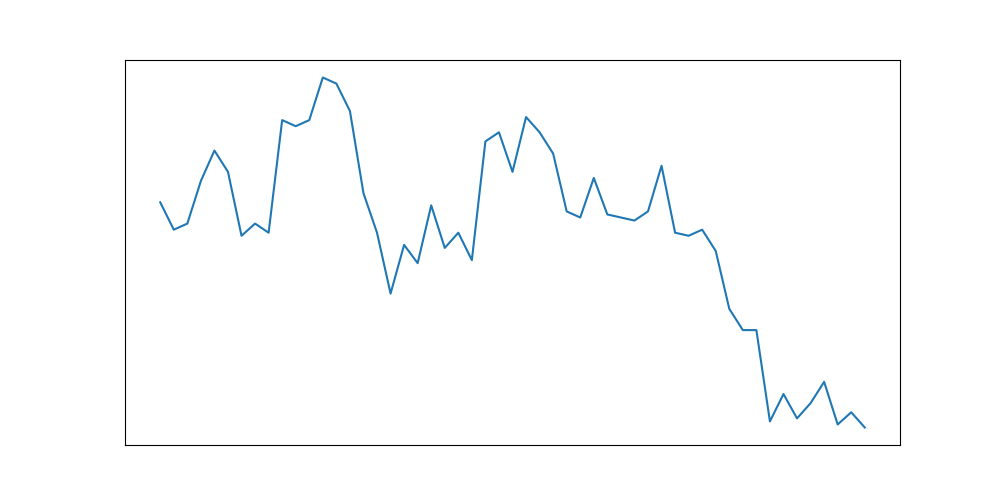
#> input picture InvokeAI-main/training_data/raw/00012011.png, 1000 x 500 px; its folder holds 4 pictures in this run
$ python resize_512.py
#> lines starting #> are read from the running program, lines starting #| are printed output that depends on the picture
from PIL import Image
import glob
import os

size = (512, 512)

# get all the files in a folder, make sure all are image files
files = glob.glob('./training_data/raw/*')

for fil in files:
    # implement file type checking here if required

    # get the basename, e.g. "dragon.jpg" -> ("dragon", ".jpg")
    basename = os.path.splitext(os.path.basename(fil))[0]

    with Image.open(fil) as img:
        # resize the image to 512 x 512
#> img is the input picture: PIL image 1000x500 RGBA; mean R, G, B, A 251.9, 252.6, 253.1, 255
        img = img.resize(size)
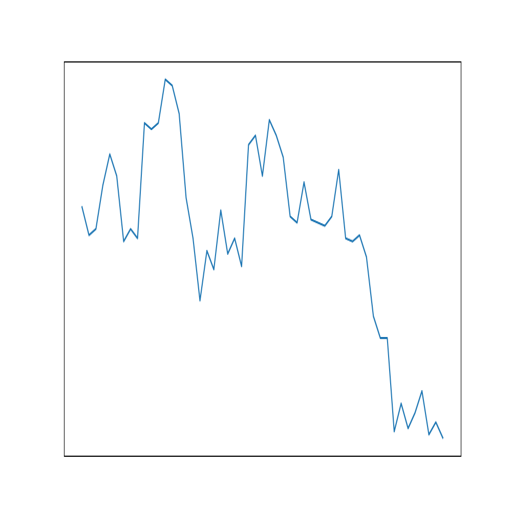
#> img: PIL image 512x512 RGBA; mean R, G, B, A 251.7, 252.5, 253, 255

        # rotate the image if required
        # img = img.rotate(90)

        # save the resized image, modify the resample method if required, modify the output directory as well
        img.save(f"./training_data/key/{basename}.png", format="PNG", resample=Image.Resampling.NEAREST)
#> pass 2 of the loop `for fil in files:`:
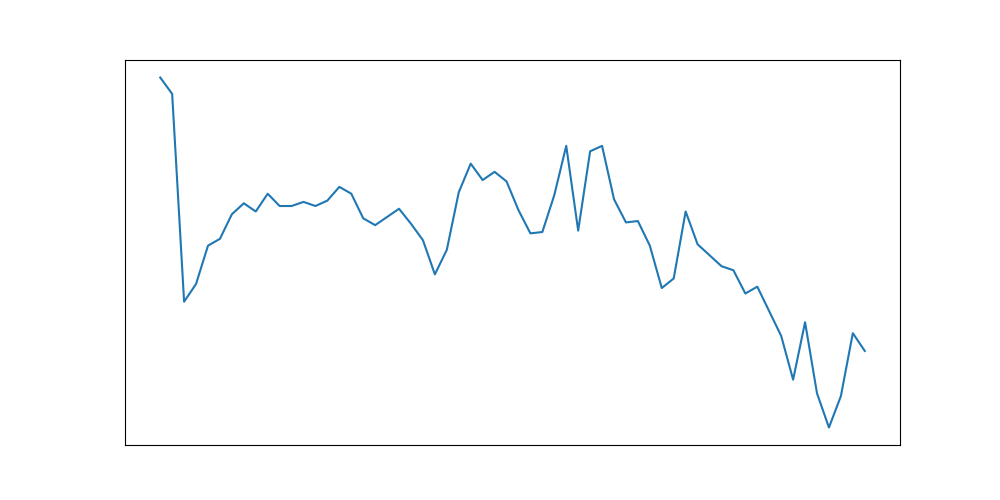
#> input picture InvokeAI-main/training_data/raw/0009906.png, 1000 x 500 px
#> img is the input picture: PIL image 1000x500 RGBA; mean R, G, B, A 251.9, 252.6, 253.1, 255
#> `img = img.resize(size)`:
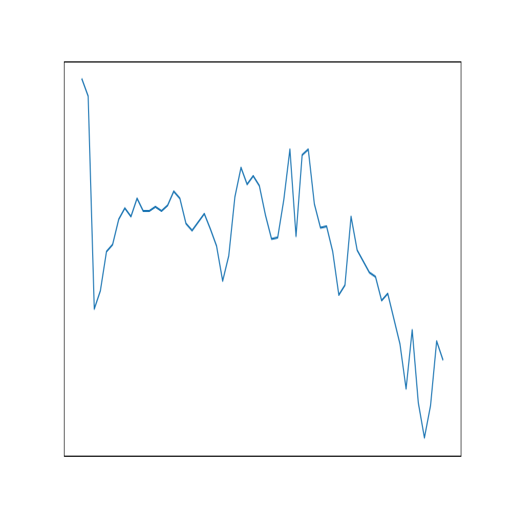
#> img: PIL image 512x512 RGBA; mean R, G, B, A 251.8, 252.5, 253, 255
#> pass 3 of the loop `for fil in files:`:
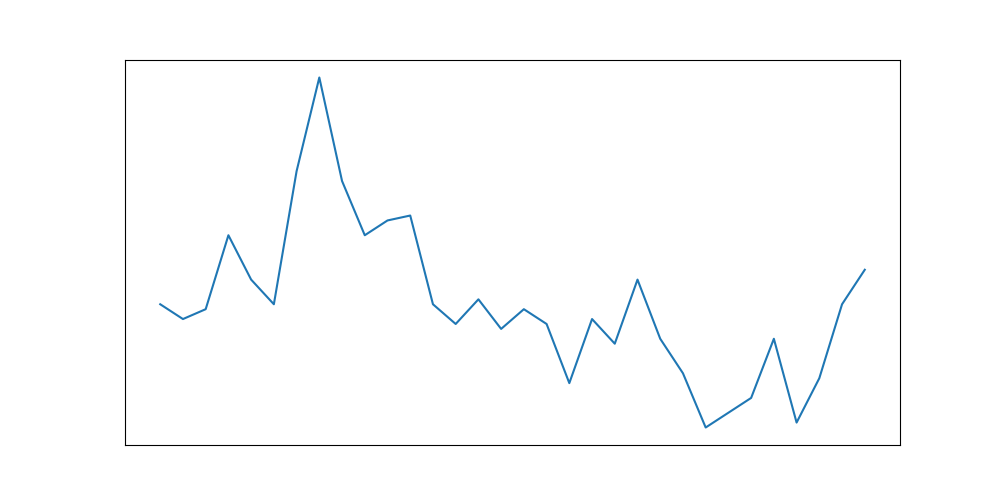
#> input picture InvokeAI-main/training_data/raw/00104012.png, 1000 x 500 px
#> img is the input picture: PIL image 1000x500 RGBA; mean R, G, B, A 252.1, 252.7, 253.2, 255
#> `img = img.resize(size)`:
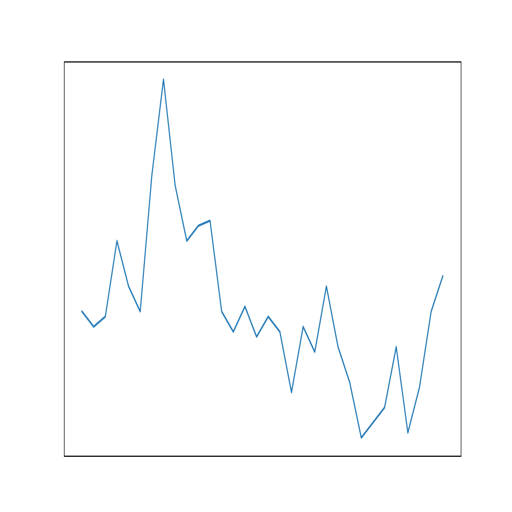
#> img: PIL image 512x512 RGBA; mean R, G, B, A 252, 252.6, 253.1, 255
#> the loop made 4 passes; the first 3 are shown
